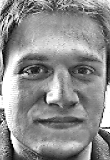
%> input picture diploma/2007/Система online контроля доступа конечного пользователя - Дурнов Денис - РК9-101/sources/work/Fnew.tif, 110 x 160 px
$ octave --eval "ddk_comp2('Fnew.tif');"   (GNU Octave 9; MATLAB toolbox functions it lacks are replaced by stand-ins)
%> lines starting %> are read from the running program, lines starting %| are printed output that depends on the picture
### diploma/2007/Система online контроля доступа конечного пользователя - Дурнов Денис - РК9-101/sources/work/ddk_histequal.m
function ddk_histequal(I)
%      Функция выдает эквализацию гистограммы изображения.
% Она принимает массив значения яркостей пикселей изображения.
%           Дурнов Денис 13.05.2006 16:03
% I = imread(filename);
[J,T] = histeq(I);
plot((0:255)/255,T);

### diploma/2007/Система online контроля доступа конечного пользователя - Дурнов Денис - РК9-101/sources/work/ddk_comp2.m
function ddk_comp2(filename)
%> called with filename = 'Fnew.tif'

I = imread(filename);
%> I is the input picture: size 160x110 uint8; min 2, max 255, mean 142.5
B = edge(I, 'canny');
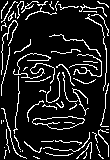
%> B: size 160x110 logical; 12.7% white in thin lines or dots

%Ih = histeq(I);
%Bh = edge(Ih, 'canny');
Ii = imadjust(I, stretchlim(I), []);
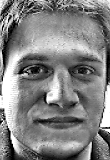
%> Ii: size 160x110 uint8; min 0, max 255, mean 130.9
Bi = edge(Ii, 'canny');
%> Bi: size 160x110 logical; 12.7% white in thin lines or dots
Ia = adapthisteq(I);
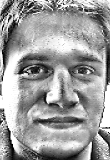
%> Ia: size 160x110 uint8; min 0, max 255, mean 157.3
Ba = edge(Ia, 'canny');
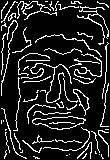
%> Ba: size 160x110 logical; 14% white in thin lines or dots

figure;
% [6 lines of commented-out code are left out]

subplot(2, 3, 1); subimage(Ii); title('Imadjust');
subplot(2, 3, 2); ddk_histequal(Ii); title('Equalization');
%> in ddk_histequal, `[J,T] = histeq(I);`:
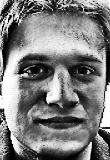
%> J: size 160x110 uint8; min 0, max 255, mean 126.4
%> in ddk_histequal, `[J,T] = histeq(I);`: T = 256 values from 0 to 1
subplot(2, 3, 3); subimage(Bi); title('Edge by Canny');
subplot(2, 3, 4); subimage(Ia); title('Adapthisteq');
subplot(2, 3, 5); ddk_histequal(Ia); title('Equalization');
%> in ddk_histequal (call 2), `[J,T] = histeq(I);`:
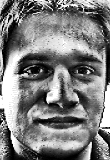
%> J: size 160x110 uint8; min 0, max 255, mean 126.5
%> `ddk_comp2('Fnew.tif');`:
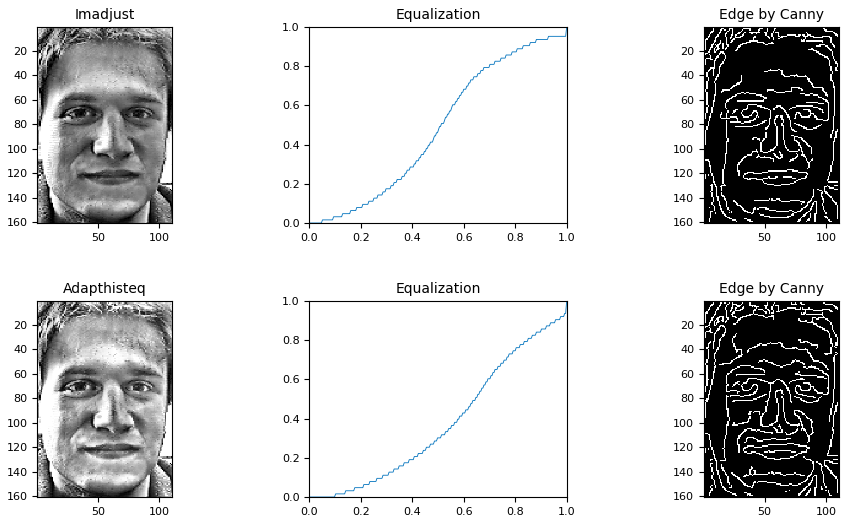
%> figure redrawn from the program's plot data, 6 panels
subplot(2, 3, 6); subimage(Ba); title('Edge by Canny');

$ run again, on diploma/2007/Система online контроля доступа конечного пользователя - Дурнов Денис - РК9-101/sources/work/I.tif
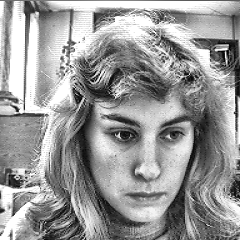
%> input picture diploma/2007/Система online контроля доступа конечного пользователя - Дурнов Денис - РК9-101/sources/work/I.tif, 240 x 240 px
%> in ddk_comp2, I is the input picture: size 240x240 uint8; min 1, max 255, mean 153.1
%> in ddk_comp2, `B = edge(I, 'canny');`:
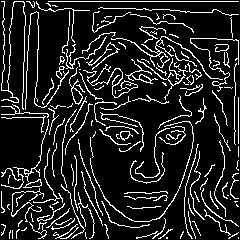
%> B: size 240x240 logical; 13.5% white in thin lines or dots
%> Bi: size 240x240 logical; 13.3% white in thin lines or dots
%> Ba: size 240x240 logical; 14.3% white in thin lines or dots
%> T = 256 values from 0 to 1
%> in ddk_histequal (call 2), `[J,T] = histeq(I);`:
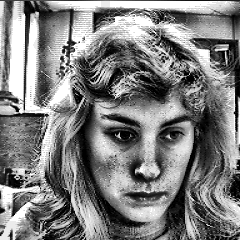
%> J: size 240x240 uint8; min 0, max 255, mean 126.9

$ run again, on diploma/2007/Система online контроля доступа конечного пользователя - Дурнов Денис - РК9-101/sources/work/Middle.tif
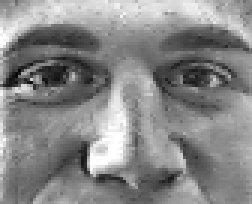
%> input picture diploma/2007/Система online контроля доступа конечного пользователя - Дурнов Денис - РК9-101/sources/work/Middle.tif, 84 x 68 px (shown 3 times larger)
%> in ddk_comp2, I is the input picture: size 68x84 uint8; min 7, max 255, mean 134.7
%> in ddk_comp2, `B = edge(I, 'canny');`:
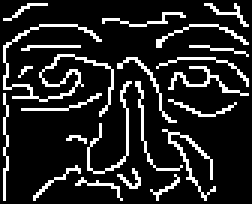
%> B: size 68x84 logical (shown 3 times larger); 14.6% white in thin lines or dots
%> Bi: size 68x84 logical; 14.5% white in thin lines or dots
%> Ba: size 68x84 logical; 16.5% white in thin lines or dots
%> T = 256 values from 0 to 1
%> in ddk_histequal (call 2), `[J,T] = histeq(I);`:
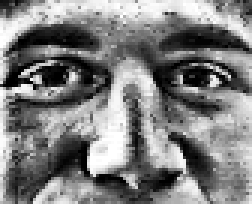
%> J: size 68x84 uint8 (shown 3 times larger); min 0, max 255, mean 126.1

$ run again, on diploma/2007/Система online контроля доступа конечного пользователя - Дурнов Денис - РК9-101/sources/work/Rotate.TIF
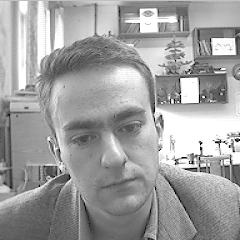
%> input picture diploma/2007/Система online контроля доступа конечного пользователя - Дурнов Денис - РК9-101/sources/work/Rotate.TIF, 240 x 240 px
%> in ddk_comp2, I is the input picture: size 240x240 uint8; min 0, max 255, mean 159.5
%> B: size 240x240 logical; 10% white in thin lines or dots
%> Bi: size 240x240 logical; 10.1% white in thin lines or dots
%> Ba: size 240x240 logical; 11.7% white in thin lines or dots
%> T = 256 values from 0 to 1
%> in ddk_histequal (call 2), `[J,T] = histeq(I);`:
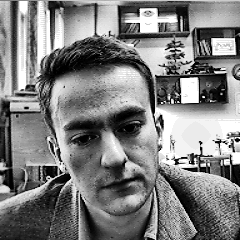
%> J: size 240x240 uint8; min 0, max 255, mean 126.4
